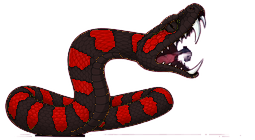
#> input picture enemies/slang2/attack_5.png, 255 x 140 px; its folder holds only this picture in this run
$ python slang_kivuli.py
#> lines starting #> are read from the running program, lines starting #| are printed output that depends on the picture; after the words box and inside, x2 and y2 are one past the last pixel; in counts of white or black regions, pixels touching at a corner belong together
# De slang van Sack o' Fangs (Kivuli): de zwart-rode slang uit enemies/slang2, de rode banden goud.
# Het masker pakt alleen de banden (g < 0,3 r, b < 0,25 r, verzadigd), zodat de roze bek blijft.
# Draaien: python3 tools/slang_kivuli.py, daarna gen-klein.py en gen-offline-manifest.py.
import glob, os, numpy as np
from PIL import Image
SRC, DST = 'enemies/slang2', 'enemies/slang_kivuli'
os.makedirs(DST, exist_ok=True)
for f in sorted(glob.glob(SRC + '/*_[0-9].png')):
    a = np.asarray(Image.open(f).convert('RGBA')).astype(np.float32) / 255
    r, g, b = a[..., 0], a[..., 1], a[..., 2]
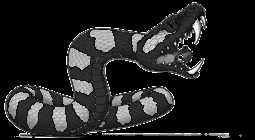
#> r: shape (140, 255) float32; min 0, max 1, mean 0.131
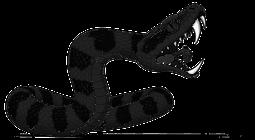
#> g: shape (140, 255) float32; min 0, max 1, mean 0.0472
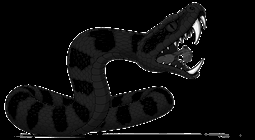
#> b: shape (140, 255) float32; min 0, max 1, mean 0.0505
    mx = np.maximum(np.maximum(r, g), b); mn = np.minimum(np.minimum(r, g), b)
    sat = (mx - mn) / np.maximum(mx, 1e-3)
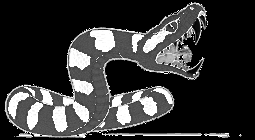
#> sat: shape (140, 255) float32; min 0, max 1, mean 0.211
    band = (g < r * 0.3) & (b < r * 0.25) & (sat > 0.6) & (mx > 0.25)
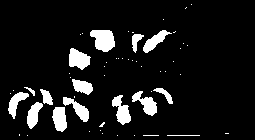
#> band: shape (140, 255) bool; 9.4% white; 56 white regions (41 under 20 px), largest, box (x1, y1, x2, y2) and area: (90, 30, 115, 52) 405, (69, 48, 91, 70) 324, (112, 95, 131, 125) 307
    lum = mx[band]
#> lum = 3339 values, max 1 at index 555, min 0.251 at index 90, mean 0.658
    o = a.copy()
    o[..., 0][band] = np.clip(0.95 * lum + 0.12, 0, 1)
#> o: shape (140, 255, 4) float32; mean R, G, B, A 0.139, 0.0472, 0.0505, 0.349
    o[..., 1][band] = np.clip(0.72 * lum + 0.06, 0, 1)
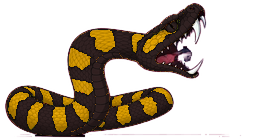
#> o: shape (140, 255, 4) float32; mean R, G, B, A 0.139, 0.0945, 0.0505, 0.349; transparent parts drawn white
    o[..., 2][band] = np.clip(0.18 * lum, 0, 1)
#> o: shape (140, 255, 4) float32; 9.35% of pixels changed, all inside (x1, y1, x2, y2) = (8, 4, 229, 136)
    Image.fromarray((o * 255).astype(np.uint8)).save(DST + '/' + os.path.basename(f), optimize=True)
print('klaar:', DST)

$ run again, on enemies/slang2/move_1.png
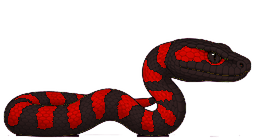
#> input picture enemies/slang2/move_1.png, 255 x 140 px
#> `band = (g < r * 0.3) & (b < r * 0.25) & (sat > 0.6) & (mx > 0.25)`:
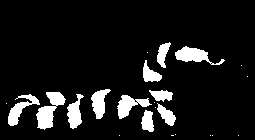
#> band: shape (140, 255) bool; 9.6% white; 23 white regions (12 under 20 px), largest, box (x1, y1, x2, y2) and area: (36, 92, 66, 130) 546, (175, 46, 225, 65) 425, (117, 95, 152, 119) 377
#> lum = 3422 values, max 1 at index 182, min 0.255 at index 583, mean 0.699
#> `o[..., 2][band] = np.clip(0.18 * lum, 0, 1)`:
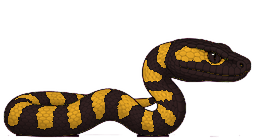
#> o: shape (140, 255, 4) float32; mean R, G, B, A 0.116, 0.0802, 0.0408, 0.314; transparent parts drawn white
